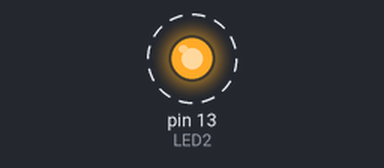
A sketch run on a simulated Arduino Uno, built with avr-gcc and run on an emulated ATmega328P. On the bench: output pins drawn as LEDs (lit = HIGH). Dashed ring = blinking.

Above: at 0.05 s.
Timing chart, 0 to 3.0 s (numbered marks = the images above):
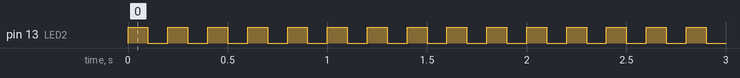

Measured:
- by itself, pin 13 (LED2): alternates HIGH for 0.10 s and LOW for 0.10 s

The sketch:

ELEPHANT_Adaptability-of-the-trunk_Code_Solution_Task1.ino
```cpp
// LED
// GPIO
#define LED2 13

// touch sensor
// GPIO

// lightsensor
// GPIO
// set treshold for light sensor

// servomotor
// library
// GPIO
// PWM properties servomotor
// define servomotor angles

// command_servomotor(): give the angle to the function command_servomotor() and move to the servomotor to the servomotor_Angle
// convert 0-180 degrees to 0-65536

// global variables

//Setup the components.
void setup()
{
  // setup the LED as OUTPUT
  pinMode(LED2, OUTPUT);

  // setup the touch sensor as INPUT

  // setup the light sensor as INPUT

  // setup servomotor as OUTPUT
  // attach the channel to the GPIO to be controlled
  // define the PWM functionalities of the channel

  // setup the serial communication
  Serial.begin(9600);
}

void loop()
{
  // read and print the current touch sensor value to the serial monitor

  // read the current light sensor value

  // day mode: If it's bright enough, print "day" into the serial monitor.
  // If no touch is detected, move the trunk.
  // create a movement of the servomotor to angle max and min


  //  If a touch is detected, flash the LED.

  digitalWrite(LED2, HIGH);
  delay(100);

  // night mode: If it's dark engough, print "night" into the serial monitor.

  digitalWrite(LED2, LOW);
  delay(100);
}
```
